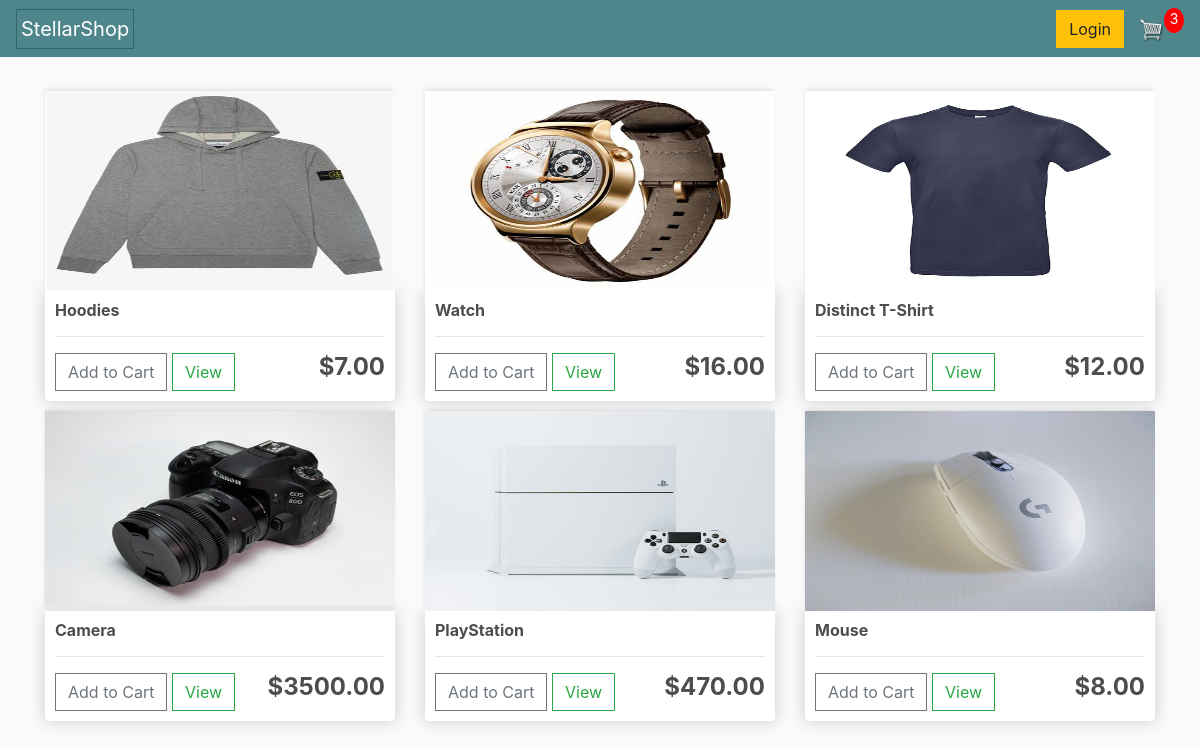
The app's page / (signed in) with its own data.
### store/models.py (models this page shows, shortened)
class Product(models.Model):
    name = models.CharField(max_length=200, null=True)
    price = models.FloatField()
    digital = models.BooleanField(default=False, null=True, blank=False)
    image = models.ImageField(null=True, blank=True)
    @property
    def imageURL(self):
        try:
            url = self.image.url
        except:
            url = ''
        return url

### store/views.py (the view)
# urls.py: path('', include('store.urls')),
def store(request):
    data = cartData(request)
    cartItems = data['cartItems']
    products = Product.objects.all()
    context = {'products': products, 'cartItems': cartItems}
    return render(request, 'store/store.html', context)

### store/models.py (called while the page is built)
    @property
    def get_cart_items(self):
        orderitems = self.orderitem_set.all()
        total = sum([item.quantity for item in orderitems])
        return total

### store/utils.py (called while the page is built)
def cartData(request):
    if request.user.is_authenticated:
        customer = request.user.customer
        order, created = Order.objects.get_or_create(customer=customer, complete=False)
        items = order.orderitem_set.all()
        cartItems = order.get_cart_items
    else:
        cookieData = cookieCart(request)
        cartItems = cookieData['cartItems']
        order = cookieData['order']
        items = cookieData['items']
    return{'cartItems':cartItems, 'order':order, 'items': items}

### store/templates/store/store.html
{% extends 'store/main.html' %} {% load static %} {% block content %}
<div class="row">
  {% for product in products %}
  <div class="col-lg-4">
    <img class="thumbnail" src="{{product.imageURL}}" />
    <div class="box-element product">
      <h6><strong>{{product.name}}</strong></h6>
      <hr />
      <button
        data-product="{{product.id}}"
        data-action="add"
        class="btn btn-outline-secondary add-btn update-cart"
      >
        Add to Cart
      </button>
      <a class="btn btn-outline-success" href="#">View</a>
      <h4 style="display: inline-block; float: right">
        <strong> ${{product.price|floatformat:2}}</strong>
      </h4>
    </div>
  </div>
  {% endfor %}
</div>
{% endblock content %}

### static/css/main.css (style rules this page uses)
body { background-color: hsl(0, 0%, 98%); }
h1,h2,h3,h4,h5,h6 { color:hsl(0, 0%, 30%); }
.box-element { box-shadow:hsl(0, 0%, 80%) 0 0 16px; background-color: #fff; border-radius: 4px; padding: 10px; }
.thumbnail { width: 100%; height: 200px; -webkit-box-shadow: -1px -3px 5px -2px rgba(214,214,214,1); -moz-box-shadow: -1px -3px 5px -2px rgba(214,214,214,1); box-shadow: -1px -3px 5px -2px rgba(214,214,214,1); }
.product { border-radius: 0 0 4px 4px; }
.col-lg-4, .col-lg-6, .col-lg-8, .col-lg-12 { margin-top: 10px; }
.btn { border-radius: 0; }

### records on screen
Product: imageURL (picture), name "Hoodies", price "7.00"
Product: imageURL (picture), name "Watch", price "16.00"
Product: imageURL (picture), name "Distinct T-Shirt", price "12.00"
Product: imageURL (picture), name "Camera", price "3500.00"
Product: imageURL (picture), name "PlayStation", price "470.00"
Product: imageURL (picture), name "Mouse", price "8.00"

### other values on screen
{{ cartItems }} "3"
